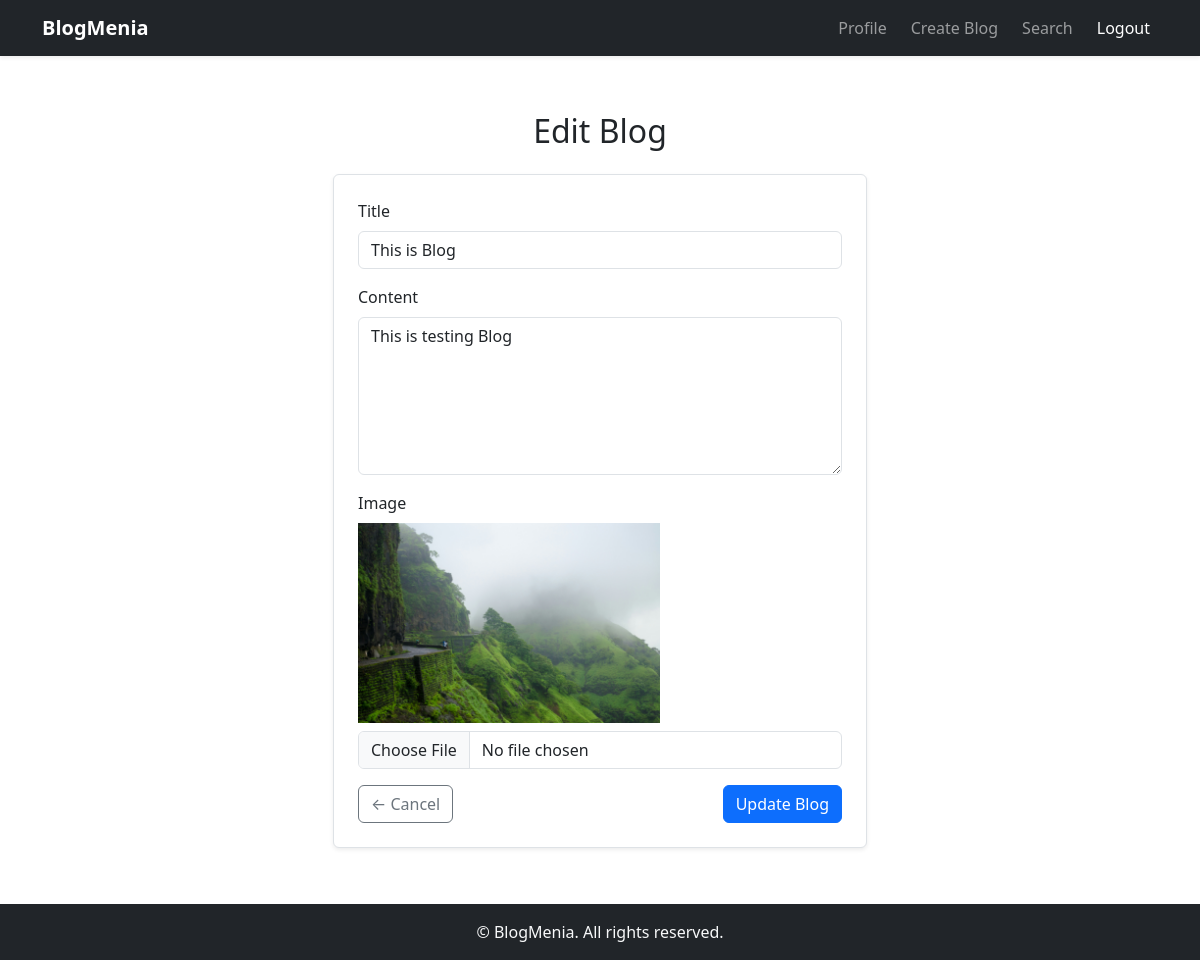
The app's page /blogs/1/edit/ (signed in) with its own data.
### blog/models.py (models this page shows, shortened)
class Blog(models.Model):
    CATEGORY_CHOICES = [
        ('others', 'Others'),
        ('life', "Life"),
        ('food', "Food"),
        ('fashions', 'Fashions'),
        ('travel', 'Travel'),
        ('bollywood', 'Bollywood'),
        ('cricket', 'Cricket'),
        ('others', 'Others'),
    ]
    user = models.ForeignKey(settings.AUTH_USER_MODEL, on_delete=models.CASCADE)
    title = models.CharField(max_length=200)
    content = models.TextField(max_length=5000)
    category = models.CharField(max_length=50, choices=CATEGORY_CHOICES, default='others')
    image = models.ImageField(upload_to='blog_images/')
    createdAt = models.DateTimeField(auto_now_add=True)

### blog/views.py (the view, shortened to what this page needs)
# urls.py: path('<int:id>/edit/', views.blog_edit, name='blog_edit'),
@login_required
def blog_edit(request, id):
    blog = get_object_or_404(Blog, id=id)
    if blog.user != request.user:
        return redirect('home')  # can't edit others blog
    return render(request, 'edit_blog.html', {'blog': blog})

### blog/templates/edit_blog.html (shortened to what this page needs)
{% extends 'layout.html' %}
{% block content %}
<div class="container my-5">
    <div class="row justify-content-center">
        <div class="col-lg-6 col-md-8 col-12">
            <h2 class="mb-4 text-center">Edit Blog</h2>
            <form method="POST" enctype="multipart/form-data" class="border p-4 shadow-sm rounded bg-white">
                <div class="mb-3">
                    <label for="title" class="form-label">Title</label>
                    <input type="text" id="title" name="title" value="{{ blog.title }}" class="form-control" required>
                </div>
                <div class="mb-3">
                    <label for="content" class="form-label">Content</label>
                    <textarea id="content" name="content" rows="6" class="form-control" required>{{ blog.content }}</textarea>
                </div>
                <div class="mb-3">
                    <label for="image" class="form-label">Image</label>
                    {% if blog.image %}
                        <div class="mb-2">
                            <img src="{{ blog.image.url }}" alt="{{ blog.title }}" class="img-fluid" style="max-height:200px; object-fit:cover;">
                        </div>
                    {% endif %}
                    <input type="file" id="image" name="image" class="form-control">
                </div>
                <div class="d-flex justify-content-between">
                    <a href="/blog/{{ blog.id }}/" class="btn btn-outline-secondary">← Cancel</a>
                    <button type="submit" class="btn btn-primary">Update Blog</button>
                </div>
            </form>
        </div>
    </div>
</div>
{% endblock %}

### templates/layout.html (style rules this page uses)
body { min-height: 100vh; display: flex; flex-direction: column; }

### records on screen
Blog: title "This is Blog", content "This is testing Blog", image (picture)
